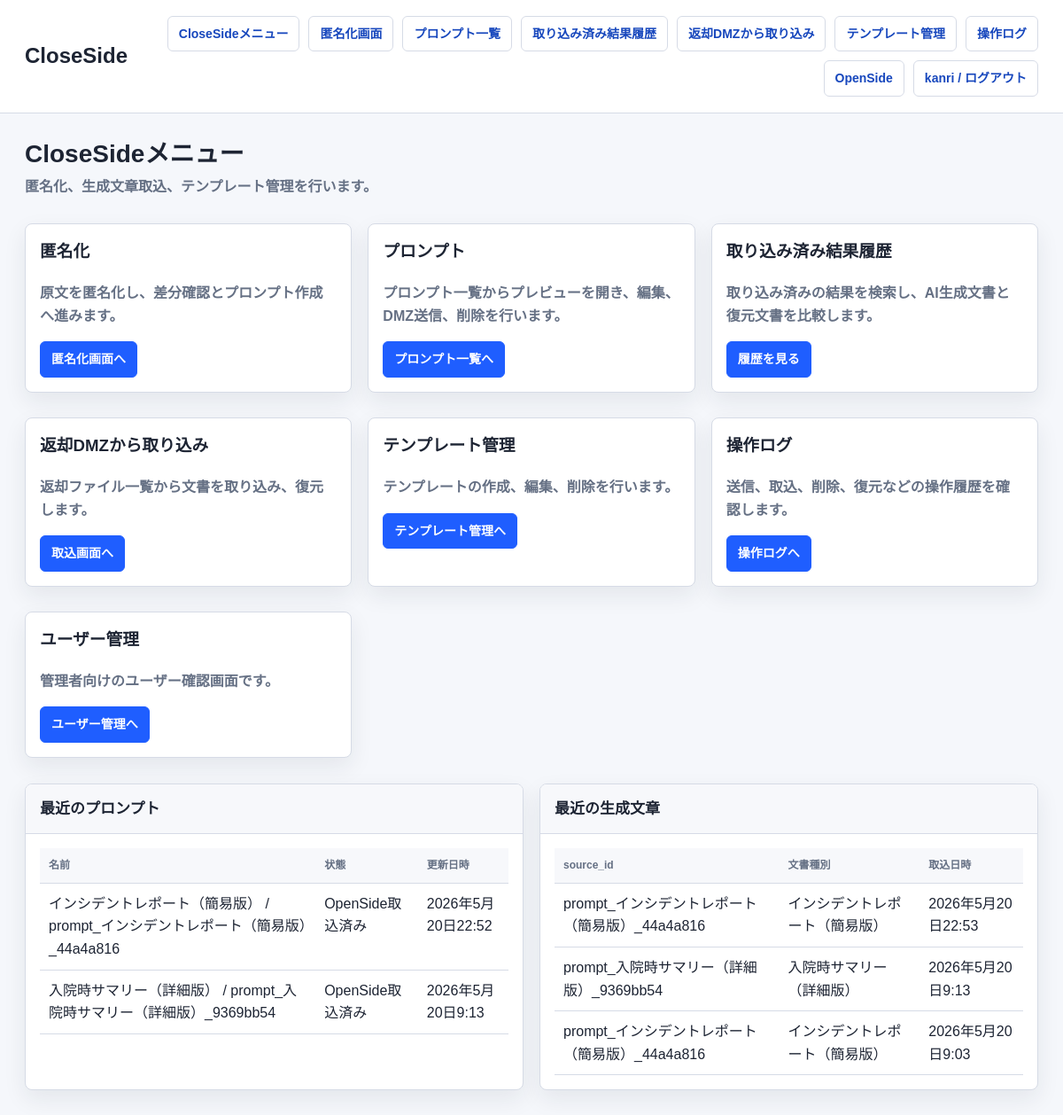
The page /close/ (signed in) on the database as committed earlier.
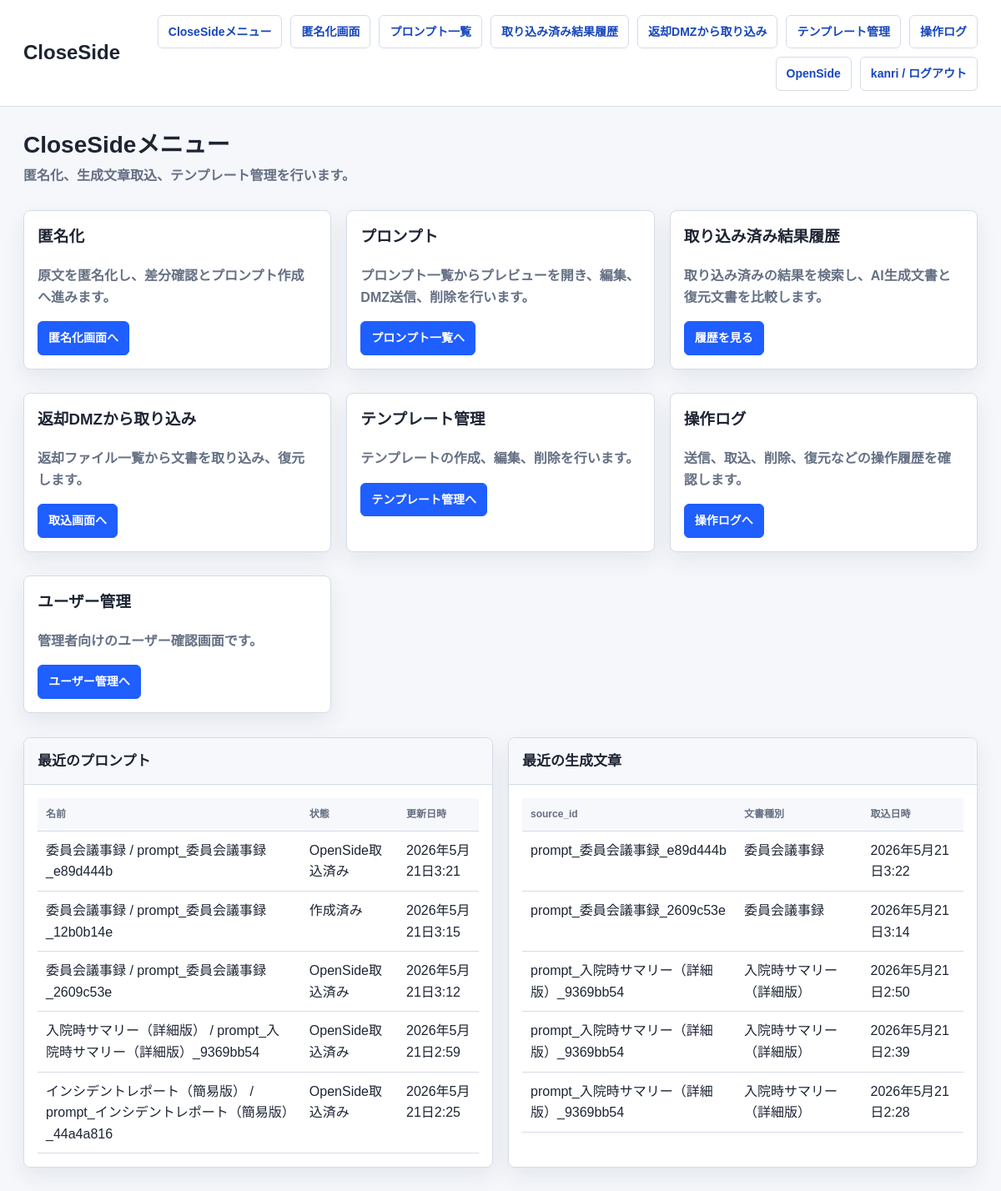
The same page on the database as committed later.
### anonymizer_app/models.py (models this page shows, shortened)
class Prompt(models.Model):
    STATUS_CHOICES = [
        ('draft', '作成済み'),
        ('sent_to_dmz', 'DMZ送信済み'),
        ('imported_to_open', 'OpenSide取込済み'),
    ]
    name = models.CharField(max_length=255)
    content = models.TextField()
    source_id = models.CharField(max_length=255, blank=True, default='', db_index=True)
    owner = models.ForeignKey(settings.AUTH_USER_MODEL, null=True, blank=True, on_delete=models.SET_NULL)
    status = models.CharField(max_length=32, choices=STATUS_CHOICES, default='draft')
    created_at = models.DateTimeField(default=timezone.now)
    updated_at = models.DateTimeField(auto_now=True)

class RestoredResult(models.Model):
    STATUS_CHOICES = [
        ('imported', '取込済み'),
        ('deleted', '削除済み'),
    ]
    source_id = models.CharField(max_length=255, db_index=True)
    result_id = models.CharField(max_length=255, blank=True, default='')
    template_type = models.CharField(max_length=255, blank=True, default='')
    result_text = models.TextField()
    restored_text = models.TextField()
    result_json = models.JSONField(null=True, blank=True)
    imported_filename = models.CharField(max_length=255, blank=True, default='')
    reviewer = models.CharField(max_length=255, blank=True, default='')
    owner = models.ForeignKey(settings.AUTH_USER_MODEL, null=True, blank=True, on_delete=models.SET_NULL)
    status = models.CharField(max_length=32, choices=STATUS_CHOICES, default='imported')
    created_at = models.DateTimeField(default=timezone.now)
    updated_at = models.DateTimeField(auto_now=True)

### close_side/views.py (the view)
# urls.py: path('', lambda request: redirect('close_side:menu'), name='home'),
def menu(request):
    recent_prompts = _owned_queryset(Prompt.objects.all(), request.user).order_by('-updated_at')[:5]
    recent_results = _owned_queryset(RestoredResult.objects.all(), request.user).order_by('-created_at')[:5]
    return render(request, 'anonymizer_app/close_menu.html', {
        'recent_prompts': recent_prompts,
        'recent_results': recent_results,
    })

### anonymizer_app/network_policy.py (called while the page is built)
def network_policy() -> dict:
    return getattr(settings, 'NETWORK_POLICY', DEFAULT_NETWORK_POLICY)

def get_client_ip(request) -> str:
    forwarded_for = request.META.get('HTTP_X_FORWARDED_FOR', '')
    if getattr(settings, 'NETWORK_POLICY_TRUST_X_FORWARDED_FOR', True) and forwarded_for:
        return forwarded_for.split(',')[0].strip()
    return request.META.get('REMOTE_ADDR') or ''

def normalize_ip(value: str):
    try:
        return ip_address(value)
    except ValueError:
        return None

def _networks(cidrs: list[str]):
    networks = []
    for cidr in cidrs:
        try:
            networks.append(ip_network(cidr))
        except ValueError:
            continue
    return networks

def side_for_path(path: str) -> str:
    for side, rule in network_policy().items():
        if any(path.startswith(prefix) for prefix in rule.get('paths', [])):
            return side
    return ''

def allowed_cidrs_for_side(side: str) -> list[str]:
    rule = network_policy().get(side, {})
    cidrs = list(rule.get('cidrs', []))
    if getattr(settings, 'NETWORK_POLICY_ALLOW_LOOPBACK', False):
        cidrs.extend(LOOPBACK_CIDRS)
    return cidrs

def is_client_allowed_for_side(client_ip: str, side: str) -> bool:
    parsed = normalize_ip(client_ip)
    if parsed is None:
        return False
    return any(parsed in network for network in _networks(allowed_cidrs_for_side(side)))

    def __call__(self, request):
        side = side_for_path(request.path_info)
        if not side or not getattr(settings, 'NETWORK_POLICY_ENFORCED', True):
            return self.get_response(request)
        client_ip = get_client_ip(request)
        if is_client_allowed_for_side(client_ip, side):
            request.network_segment = side
            request.client_ip = client_ip
            return self.get_response(request)
        self._log_denied_request(request, side, client_ip)
        label = network_policy().get(side, {}).get('label', side)
        return HttpResponseForbidden(f'{label} へのアクセス元ネットワークが許可されていません。')

### close_side/views.py (called while the page is built)
def _is_admin(user) -> bool:
    return bool(user.is_staff or user.is_superuser)

def _owned_queryset(queryset, user):
    if _is_admin(user):
        return queryset
    return queryset.filter(owner=user)

### anonymizer_app/templates/anonymizer_app/close_menu.html (shortened to what this page needs)
{% extends "anonymizer_app/base.html" %}
{% block brand %}CloseSide{% endblock %}
{% block page_title %}CloseSideメニュー{% endblock %}
{% block page_subtitle %}<p class="page-subtitle">匿名化、生成文章取込、テンプレート管理を行います。</p>{% endblock %}
{% block content %}
  <section class="menu-grid">
    <article class="card">
      <h3>匿名化</h3>
      <p class="muted">原文を匿名化し、差分確認とプロンプト作成へ進みます。</p>
      <a class="button primary" href="{% url 'close_side:home' %}">匿名化画面へ</a>
    </article>
    <article class="card">
      <h3>プロンプト</h3>
      <p class="muted">プロンプト一覧からプレビューを開き、編集、DMZ送信、削除を行います。</p>
      <a class="button primary" href="{% url 'close_side:prompts_list' %}">プロンプト一覧へ</a>
    </article>
    <article class="card">
      <h3>取り込み済み結果履歴</h3>
      <p class="muted">取り込み済みの結果を検索し、AI生成文書と復元文書を比較します。</p>
      <a class="button primary" href="{% url 'close_side:result_history_list' %}">履歴を見る</a>
    </article>
    <article class="card">
      <h3>返却DMZから取り込み</h3>
      <p class="muted">返却ファイル一覧から文書を取り込み、復元します。</p>
      <a class="button primary" href="{% url 'close_side:result_import_list' %}">取込画面へ</a>
    </article>
    <article class="card">
      <h3>テンプレート管理</h3>
      <p class="muted">テンプレートの作成、編集、削除を行います。</p>
      <a class="button primary" href="{% url 'close_side:templates_list' %}">テンプレート管理へ</a>
    </article>
    {% if request.user.is_staff or request.user.is_superuser %}
      <article class="card">
        <h3>操作ログ</h3>
        <p class="muted">送信、取込、削除、復元などの操作履歴を確認します。</p>
        <a class="button primary" href="{% url 'close_side:operation_logs' %}">操作ログへ</a>
      </article>
      <article class="card">
        <h3>ユーザー管理</h3>
        <p class="muted">管理者向けのユーザー確認画面です。</p>
        <a class="button primary" href="{% url 'close_side:user_list' %}">ユーザー管理へ</a>
      </article>
    {% endif %}
  </section>
  <section class="grid" style="margin-top:18px">
    <div class="panel">
      <div class="panel-header"><h3 class="panel-title">最近のプロンプト</h3></div>
      <div class="panel-body">
        {% if recent_prompts %}
          <table>
            <thead><tr><th>名前</th><th>状態</th><th>更新日時</th></tr></thead>
            <tbody>
              {% for prompt in recent_prompts %}
                <tr>
                  <td>{{ prompt.name }}</td>
                  <td>{{ prompt.get_status_display }}</td>
                  <td>{{ prompt.updated_at }}</td>
                </tr>
              {% endfor %}
            </tbody>
          </table>
        {% else %}
          <p class="empty">プロンプトはまだありません。</p>
        {% endif %}
      </div>
    </div>
    <div class="panel">
      <div class="panel-header"><h3 class="panel-title">最近の生成文章</h3></div>
      <div class="panel-body">
        {% if recent_results %}
          <table>
            <thead><tr><th>source_id</th><th>文書種別</th><th>取込日時</th></tr></thead>
            <tbody>
              {% for result in recent_results %}
                <tr>
                  <td>{{ result.source_id }}</td>
                  <td>{{ result.template_type }}</td>
                  <td>{{ result.created_at }}</td>
                </tr>
              {% endfor %}
            </tbody>
          </table>
        {% else %}
          <p class="empty">取り込み済み生成文章はまだありません。</p>
        {% endif %}
      </div>
    </div>
  </section>
{% endblock %}

### anonymizer_app/templates/anonymizer_app/base.html (shortened to what this page needs)
<!DOCTYPE html>
<html lang="ja">
<head>
</head>
<body>
  <header class="app-header">
    <div class="header-inner">
      <h1 class="brand-title">{% block brand %}匿名化システム{% endblock %}</h1>
      <nav class="top-nav" aria-label="主要メニュー">
        {% if request.resolver_match.namespace == 'open_side' %}
          <a class="nav-link" href="{% url 'open_side:menu' %}">OpenSideメニュー</a>
          <a class="nav-link" href="{% url 'open_side:dmz_list' %}">プロンプト一覧</a>
          {% if request.user.is_staff or request.user.is_superuser %}
            <a class="nav-link" href="{% url 'open_side:operation_logs' %}">操作ログ</a>
          {% endif %}
          <a class="nav-link" href="{% url 'close_side:menu' %}">CloseSide</a>
          <form method="post" action="{% url 'open_side:logout' %}">
            {% csrf_token %}
            <button type="submit">{{ request.user.username }} / ログアウト</button>
          </form>
        {% else %}
          <a class="nav-link" href="{% url 'close_side:menu' %}">CloseSideメニュー</a>
          <a class="nav-link" href="{% url 'close_side:home' %}">匿名化画面</a>
          <a class="nav-link" href="{% url 'close_side:prompts_list' %}">プロンプト一覧</a>
          <a class="nav-link" href="{% url 'close_side:result_history_list' %}">取り込み済み結果履歴</a>
          <a class="nav-link" href="{% url 'close_side:result_import_list' %}">返却DMZから取り込み</a>
          <a class="nav-link" href="{% url 'close_side:templates_list' %}">テンプレート管理</a>
          {% if request.user.is_staff or request.user.is_superuser %}
            <a class="nav-link" href="{% url 'close_side:operation_logs' %}">操作ログ</a>
          {% endif %}
          <a class="nav-link" href="{% url 'open_side:menu' %}">OpenSide</a>
          <form method="post" action="{% url 'close_side:logout' %}">
            <button type="submit">{{ request.user.username }} / ログアウト</button>
          </form>
        {% endif %}
      </nav>
    </div>
  </header>
  <main class="content">
    <div class="page-head">
      <div>
        <h2 class="page-title">{% block page_title %}{% endblock %}</h2>
        {% block page_subtitle %}{% endblock %}
      </div>
    </div>
    {% block content %}{% endblock %}
  </main>
</body>
</html>

### anonymizer_app/templates/anonymizer_app/base.html (style rules this page uses)
* { box-sizing: border-box; }
:root { --bg: #f5f7fb; --panel: #fff; --surface: #f7f8fb; --line: #d6dbe6; --line-strong: #a8b1c2; --text: #1d2433; --muted: #657084; --blue: #1f5eff; --blue-dark: #1747bd; --green: #138a5b; --danger: #b42318; --amber: #a96a00; --shadow: 0 10px 26px rgba(29, 36, 51, 0.08); }
body { margin: 0; background: var(--bg); color: var(--text); font-family: Arial, "Hiragino Kaku Gothic ProN", "Yu Gothic", Meiryo, sans-serif; font-size: 16px; line-height: 1.6; }
a { color: var(--blue-dark); font-weight: 700; text-decoration-thickness: 2px; text-underline-offset: 4px; }
button, input, textarea, select { font: inherit; }
.app-header { position: sticky; top: 0; z-index: 10; border-bottom: 1px solid var(--line); background: rgba(255, 255, 255, 0.94); backdrop-filter: blur(10px); }
.header-inner, .content { max-width: 1240px; margin: 0 auto; padding: 18px 28px; }
.header-inner { display: flex; justify-content: space-between; gap: 20px; align-items: center; }
.brand-title { margin: 0; font-size: 24px; font-weight: 800; letter-spacing: 0; }
.top-nav { display: flex; flex-wrap: wrap; gap: 10px; justify-content: flex-end; align-items: center; }
.top-nav form, .inline-form { margin: 0; display: inline-flex; }
.nav-link, .button, button { display: inline-flex; align-items: center; justify-content: center; min-height: 38px; border: 1px solid var(--line); border-radius: 6px; background: #fff; color: var(--blue-dark); padding: 8px 12px; font-size: 14px; font-weight: 800; text-decoration: none; cursor: pointer; white-space: nowrap; transition: background 120ms ease, border-color 120ms ease, color 120ms ease, transform 120ms ease; }
.primary { border-color: var(--blue); background: var(--blue); color: #fff; }
.content { padding-top: 28px; padding-bottom: 40px; }
.page-head { display: flex; justify-content: space-between; gap: 20px; align-items: flex-start; margin-bottom: 18px; }
.page-title { margin: 0; font-size: 28px; line-height: 1.3; }
.page-subtitle { margin: 6px 0 0; color: var(--muted); font-weight: 700; }
.panel, .card { border: 1px solid var(--line); border-radius: 8px; background: var(--panel); box-shadow: var(--shadow); overflow: hidden; }
.panel + .panel, .card + .card { margin-top: 18px; }
.panel-header { display: flex; justify-content: space-between; gap: 12px; align-items: center; min-height: 54px; border-bottom: 1px solid var(--line); background: var(--surface); padding: 14px 16px; }
.panel-title { margin: 0; font-size: 17px; font-weight: 800; }
.panel-body, .card { padding: 16px; }
.card h3, .panel-body h4 { margin-top: 0; }
.grid { display: grid; grid-template-columns: repeat(2, minmax(0, 1fr)); gap: 18px; }
.menu-grid { display: grid; grid-template-columns: repeat(3, minmax(0, 1fr)); gap: 18px; }
table { width: 100%; border-collapse: collapse; background: #fff; }
th, td { border-bottom: 1px solid var(--line); padding: 10px; text-align: left; vertical-align: top; }
th { color: var(--muted); background: var(--surface); font-size: 12px; font-weight: 800; }
.muted { color: var(--muted); font-weight: 700; }
.grid > .panel, .menu-grid > .card, .menu-grid > .panel { margin-top: 8pt; }

Rows that differ between the two databases and show on the page:
removed RestoredResult: source_id "prompt_インシデントレポート（簡易版）_44a4a816", template_type "インシデントレポート（簡易版）", created_at "2026年5月20日22:53"
removed RestoredResult: source_id "prompt_入院時サマリー（詳細版）_9369bb54", template_type "入院時サマリー（詳細版）", created_at "2026年5月20日9:13"
removed RestoredResult: source_id "prompt_インシデントレポート（簡易版）_44a4a816", template_type "インシデントレポート（簡易版）", created_at "2026年5月20日9:03"
added Prompt: name "委員会議事録 / prompt_委員会議事録_e89d444b", status "OpenSide取込済み", updated_at "2026年5月21日3:21"
added Prompt: name "委員会議事録 / prompt_委員会議事録_12b0b14e", status "作成済み", updated_at "2026年5月21日3:15"
added Prompt: name "委員会議事録 / prompt_委員会議事録_2609c53e", status "OpenSide取込済み", updated_at "2026年5月21日3:12"
changed Prompt "入院時サマリー（詳細版） / prompt_入院時サマリー（詳細版）_9369bb54": updated_at "2026年5月20日9:13" → "2026年5月21日2:59"; moves up the list
changed Prompt "インシデントレポート（簡易版） / prompt_インシデントレポート（簡易版）_44a4a816": updated_at "2026年5月20日22:52" → "2026年5月21日2:25"
added RestoredResult: source_id "prompt_委員会議事録_e89d444b", template_type "委員会議事録", created_at "2026年5月21日3:22"
added RestoredResult: source_id "prompt_委員会議事録_2609c53e", template_type "委員会議事録", created_at "2026年5月21日3:14"
added RestoredResult: source_id "prompt_入院時サマリー（詳細版）_9369bb54", template_type "入院時サマリー（詳細版）", created_at "2026年5月21日2:50"
added RestoredResult: source_id "prompt_入院時サマリー（詳細版）_9369bb54", template_type "入院時サマリー（詳細版）", created_at "2026年5月21日2:39"
added RestoredResult: source_id "prompt_入院時サマリー（詳細版）_9369bb54", template_type "入院時サマリー（詳細版）", created_at "2026年5月21日2:28"
